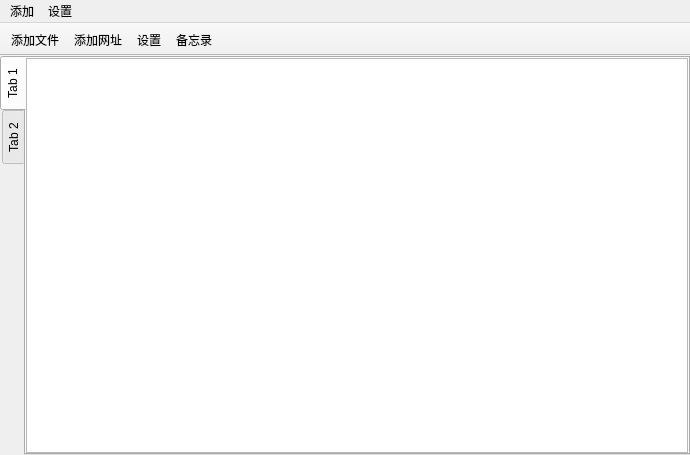
<?xml version="1.0" encoding="UTF-8"?>
<ui version="4.0">
 <class>MainWindow</class>
 <widget class="QMainWindow" name="MainWindow">
  <property name="geometry">
   <rect>
    <x>0</x>
    <y>0</y>
    <width>690</width>
    <height>455</height>
   </rect>
  </property>
  <property name="acceptDrops">
   <bool>true</bool>
  </property>
  <property name="windowTitle">
   <string>SmartDemo</string>
  </property>
  <widget class="QWidget" name="centralWidget">
   <property name="acceptDrops">
    <bool>true</bool>
   </property>
   <layout class="QGridLayout" name="gridLayout">
    <property name="leftMargin">
     <number>0</number>
    </property>
    <property name="topMargin">
     <number>0</number>
    </property>
    <property name="rightMargin">
     <number>0</number>
    </property>
    <property name="bottomMargin">
     <number>0</number>
    </property>
    <property name="spacing">
     <number>0</number>
    </property>
    <item row="0" column="0">
     <widget class="QTabWidget" name="tabWidget">
      <property name="contextMenuPolicy">
       <enum>Qt::CustomContextMenu</enum>
      </property>
      <property name="acceptDrops">
       <bool>true</bool>
      </property>
      <property name="tabPosition">
       <enum>QTabWidget::West</enum>
      </property>
      <property name="currentIndex">
       <number>0</number>
      </property>
      <widget class="QWidget" name="tab">
       <property name="contextMenuPolicy">
        <enum>Qt::CustomContextMenu</enum>
       </property>
       <property name="acceptDrops">
        <bool>true</bool>
       </property>
       <attribute name="title">
        <string>Tab 1</string>
       </attribute>
       <layout class="QGridLayout" name="gridLayout_2">
        <property name="leftMargin">
         <number>0</number>
        </property>
        <property name="topMargin">
         <number>0</number>
        </property>
        <property name="rightMargin">
         <number>0</number>
        </property>
        <property name="bottomMargin">
         <number>0</number>
        </property>
        <property name="spacing">
         <number>0</number>
        </property>
        <item row="0" column="0">
         <widget class="QListWidget" name="listWidget">
          <property name="contextMenuPolicy">
           <enum>Qt::CustomContextMenu</enum>
          </property>
          <property name="acceptDrops">
           <bool>true</bool>
          </property>
          <property name="dragEnabled">
           <bool>true</bool>
          </property>
          <property name="dragDropMode">
           <enum>QAbstractItemView::NoDragDrop</enum>
          </property>
          <property name="defaultDropAction">
           <enum>Qt::CopyAction</enum>
          </property>
          <property name="selectionMode">
           <enum>QAbstractItemView::ExtendedSelection</enum>
          </property>
          <property name="movement">
           <enum>QListView::Static</enum>
          </property>
          <property name="gridSize">
           <size>
            <width>0</width>
            <height>0</height>
           </size>
          </property>
          <property name="viewMode">
           <enum>QListView::ListMode</enum>
          </property>
         </widget>
        </item>
       </layout>
      </widget>
      <widget class="QWidget" name="tab_2">
       <attribute name="title">
        <string>Tab 2</string>
       </attribute>
       <layout class="QGridLayout" name="gridLayout_3">
        <property name="leftMargin">
         <number>0</number>
        </property>
        <property name="topMargin">
         <number>0</number>
        </property>
        <property name="rightMargin">
         <number>0</number>
        </property>
        <property name="bottomMargin">
         <number>0</number>
        </property>
        <property name="spacing">
         <number>0</number>
        </property>
        <item row="0" column="0">
         <widget class="QListWidget" name="listWidget_2"/>
        </item>
       </layout>
      </widget>
     </widget>
    </item>
   </layout>
  </widget>
  <widget class="QMenuBar" name="menuBar">
   <property name="geometry">
    <rect>
     <x>0</x>
     <y>0</y>
     <width>690</width>
     <height>23</height>
    </rect>
   </property>
   <widget class="QMenu" name="menu">
    <property name="title">
     <string>添加</string>
    </property>
    <addaction name="addfile"/>
    <addaction name="addweb"/>
   </widget>
   <widget class="QMenu" name="menu_2">
    <property name="title">
     <string>设置</string>
    </property>
   </widget>
   <addaction name="menu"/>
   <addaction name="menu_2"/>
  </widget>
  <widget class="QToolBar" name="mainToolBar">
   <property name="acceptDrops">
    <bool>true</bool>
   </property>
   <property name="movable">
    <bool>false</bool>
   </property>
   <property name="iconSize">
    <size>
     <width>32</width>
     <height>32</height>
    </size>
   </property>
   <attribute name="toolBarArea">
    <enum>TopToolBarArea</enum>
   </attribute>
   <attribute name="toolBarBreak">
    <bool>false</bool>
   </attribute>
   <addaction name="addfile"/>
   <addaction name="addweb"/>
   <addaction name="setting"/>
   <addaction name="notes"/>
  </widget>
  <action name="addfile">
   <property name="icon">
    <iconset resource="icon.qrc">
     <normaloff>:/Icons/Add.png</normaloff>:/Icons/Add.png</iconset>
   </property>
   <property name="text">
    <string>添加文件</string>
   </property>
  </action>
  <action name="addweb">
   <property name="icon">
    <iconset resource="icon.qrc">
     <normaloff>:/Icons/Web.png</normaloff>:/Icons/Web.png</iconset>
   </property>
   <property name="text">
    <string>添加网址</string>
   </property>
  </action>
  <action name="setting">
   <property name="icon">
    <iconset resource="icon.qrc">
     <normaloff>:/Icons/Setting.png</normaloff>:/Icons/Setting.png</iconset>
   </property>
   <property name="text">
    <string>设置</string>
   </property>
  </action>
  <action name="addtabwidget">
   <property name="text">
    <string>新建标签页</string>
   </property>
  </action>
  <action name="modifytabname">
   <property name="text">
    <string>修改标签页名</string>
   </property>
  </action>
  <action name="deltabwidget">
   <property name="text">
    <string>删除标签页</string>
   </property>
  </action>
  <action name="delitem">
   <property name="text">
    <string>删除项目</string>
   </property>
  </action>
  <action name="modifyitem">
   <property name="text">
    <string>修改项目</string>
   </property>
  </action>
  <action name="notes">
   <property name="icon">
    <iconset resource="icon.qrc">
     <normaloff>:/Icons/Notes.png</normaloff>:/Icons/Notes.png</iconset>
   </property>
   <property name="text">
    <string>备忘录</string>
   </property>
  </action>
 </widget>
 <layoutdefault spacing="6" margin="11"/>
 <resources>
  <include location="icon.qrc"/>
 </resources>
 <connections/>
</ui>
